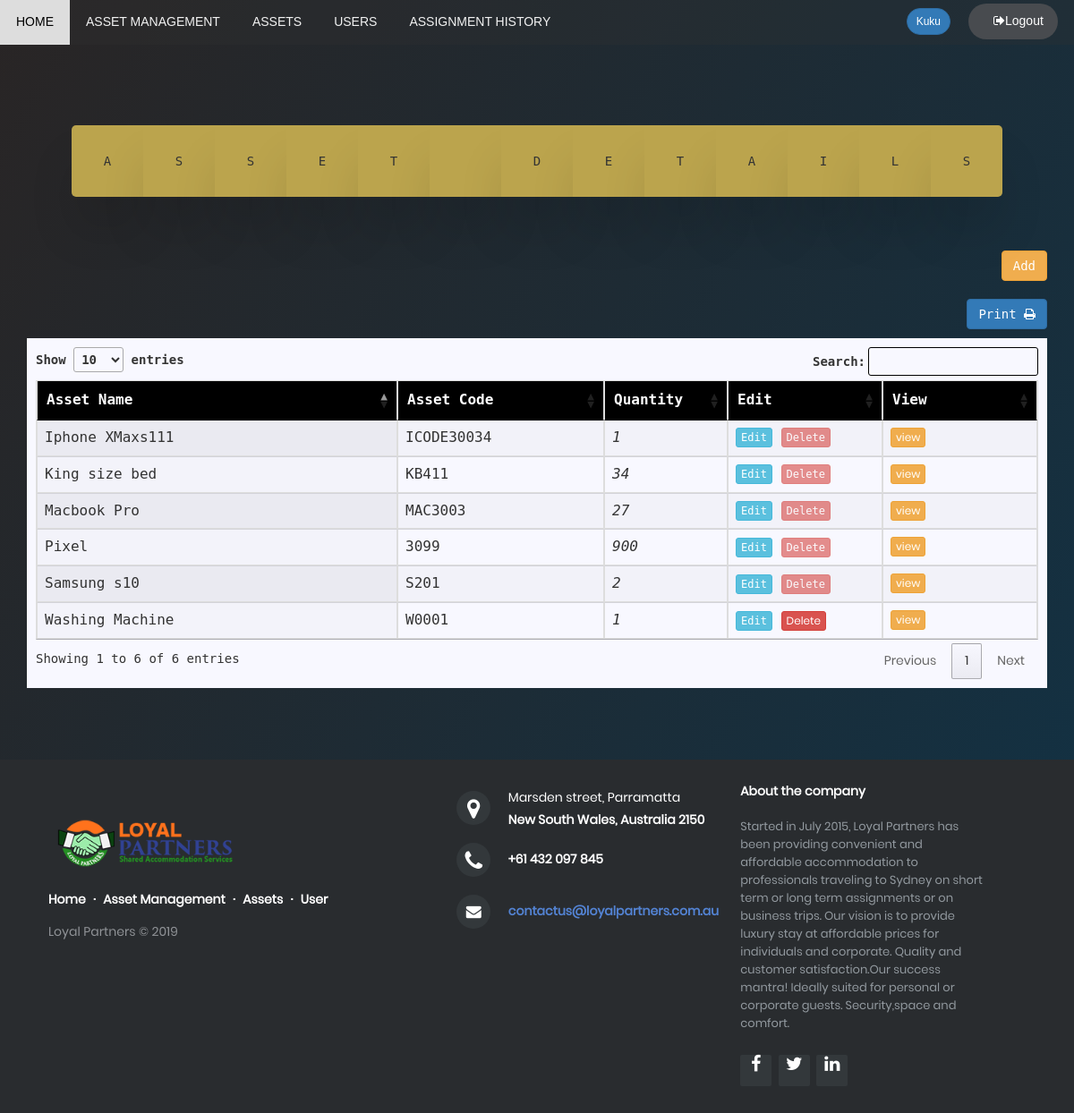
The page /admin/asset.php (signed in) on the database its author committed.
### tables this page shows
CREATE TABLE IF NOT EXISTS `ASSET` (
  `AssetId` int(10) NOT NULL,
  `AssetName` varchar(200) NOT NULL,
  `AssetCode` varchar(100) NOT NULL,
  `AssetDescription` text NOT NULL,
  `AssetUnitPrice` varchar(20) NOT NULL,
  `AssetQuantity` varchar(20) NOT NULL,
  `TempCount` int(11) DEFAULT '0',
  `AssetLocation` varchar(20) NOT NULL,
  `AssetNote` text
);

### admin/asset.php (the view, shortened to what this page needs)
<?php
require "../connect.php";
require "header.php";
?>
<div class="container">
<br /><br /><br>
<div class="text">
    <span>A</span>
    <span>S</span>
    <span>S</span>
    <span>E</span>
    <span>T</span>
    <span></span>
    <span>D</span>
    <span>E</span>
    <span>T</span>
    <span>A</span>
    <span>I</span>
    <span>L</span>
    <span style="border-radius: 0px 5px 5px 0px;">S</span>
</div>
        <?php $sql = mysqli_query($conn, "SELECT * FROM `ASSET`"); ?>
    <br />
    <div class="table-responsive">
        <?php if($_SESSION['type']=="1"){ ?>
        <div align="right">
            <button type="button" name="add" id="add" data-toggle="modal" data-target="#add_Modal" class="btn btn-warning">Add</button>
        </div>
        <?php
        }
        ?>
        ?><br>
        <div id="employee_table">
            <button style="float:right;margin-bottom: 10px;" class="btn btn-md btn-primary" onclick="window.print()">Print <i class="fa fa-print"></i></button>
            <table class="table table-bordered display" id="myTable">
                <thead>
                    <tr style="background-color: black;color: white;">
                        <th width="35%">Asset Name</th>
                        <th width="20%" class="hidden-xs">Asset Code</th>
                        <th width="12%">Quantity</th>
                        <?php if($_SESSION['type']=="1"){ ?>
                        <th width="15%" class="hi">Edit</th>
                        <?php }?>
                        <th width="15%" class="hi">View</th>
                    </tr>
                </thead>
                <tbody>
                    <?php
                    while ($result = mysqli_fetch_array($sql)) {
                        extract($result);
                        ?>
                        <tr>
                            <td><?php echo ucfirst($AssetName); ?></td>
                            <td class="hidden-xs"><?php echo strtoupper($AssetCode); ?></td>
                            <td><i><?php echo $AssetQuantity; ?></i></td>
                            <?php if($_SESSION['type']=="1"){ ?>
                            <td class="hi">
                                <input type="button" name="edit" data-toggle="modal" data-target="#add_data_Modal"  value="Edit" id="<?php echo $AssetId; ?>" class="btn btn-info btn-xs edit_data" />
                            <?php
                             $look = mysqli_query($conn, "SELECT * FROM `ASSIGN` WHERE `assetid`='" . $AssetName."'");
                            if (($look->num_rows) == 0) {?>
                            <a href="query.php?rem=<?php echo $AssetId?>" onClick="return confirm('Are you sure you want to delete asset?')"><input type="button" name="delete" value="Delete" id="<?php echo $AssetId; ?>" class="btn btn-danger btn-xs" /></a></td>  <?php }else{
                                echo "<button class='btn btn-xs btn-danger' disabled  data-toggle='tooltip' title='Asset Assigned to user. Release first.'>Delete</button>";
                }
                            }
?>
                            <td class="hi"><a href="asset.php?id=<?php echo $AssetId; ?>"><input type="button" name="view" value="view" id="<?php echo $AssetId; ?>" class="btn btn-warning btn-xs view_data" /></a></td>
                        </tr>
                        <?php
                    }
                    ?>
                </tbody>
            </table>
        </div>
    </div>
    <br>
<br>
<br>
<br>
</div>
<?php include "footer.php"; ?>

### admin/header.php (shortened to what this page needs)
<head>
    <link rel="stylesheet" type="text/css" href="../fonts/font-awesome-4.7.0/css/font-awesome.min.css">
    <link rel="stylesheet" type="text/css" href="../vendor/animate/animate.css">
    <link rel="stylesheet" type="text/css" href="../vendor/css-hamburgers/hamburgers.min.css">
    <link rel="stylesheet" type="text/css" href="../vendor/select2/select2.min.css">
    <link rel="stylesheet" type="text/css" href="https://cdn.datatables.net/1.10.19/css/jquery.dataTables.min.css">
    <link rel="stylesheet" type="text/css" href="../css/util.css">
    <link rel="stylesheet" type="text/css" href="../css/main.css">
    <link rel="stylesheet" type="text/css" href="../css/footer.css">
    <link rel="stylesheet" type="text/css" href="http://ajax.aspnetcdn.com/ajax/jquery.dataTables/1.9.4/css/jquery.dataTables.css">
    <link rel="stylesheet" href="https://maxcdn.bootstrapcdn.com/bootstrap/3.4.0/css/bootstrap.min.css">
</head>
<body>
    <div class="topnav" id="myTopnav">
        <a href="dashboard.php" class="btnnav" style="padding:13px 18px">HOME</a>
        <a href="management.php" class="btnnav" style="padding:13px 18px">ASSET MANAGEMENT</a>
        <a href="asset.php" class="btnnav" style="padding:13px 18px">ASSETS</a>
        <a href="user.php" class="btnnav" style="padding:13px 18px">USERS</a>
        <a href="history.php" class="btnnav" style="padding:13px 18px">ASSIGNMENT HISTORY</a>
        <div style="float:right;">
            <?php
            if ($_SESSION['empid'] != 'admin') {
                echo '<strong style="color:white;float:left;padding: 9px 2px;"><a href="user.php?id=' . $_SESSION['empid'] . '" style="float: right; padding: 0px;"><button class="btn btn-sm btn-primary" style="border-radius:16px;">' . ucfirst($_SESSION['username']) . '</button></a></strong>';
            } else {
                echo '<strong style="color:white;float:left;padding: 9px 2px;"><button class="btn btn-sm btn-primary" style="border-radius:16px;margin-left:4px;">' . ucfirst($_SESSION['username']) . '</button></strong>';
            }
            ?>
            <?php if ($_SESSION['type'] == "1") { ?>
                <a href="logout.php" class="l" style="float: right;"><button class="logout"><i class="fa fa-sign-out"></i>Logout</button></a>
            <?php } else { ?><a href="../logout.php" class="l" style="float: right;"><button class="logout"><i class="fa fa-sign-out"></i>Logout</button></a><?php }?>
        </div>
    </div>

### admin/footer.php (shortened to what this page needs)
<footer class="footer-distributed ph">
			<div class="footer-left">
				      <div><a href="<?php echo "dashboard.php"; ?>"> <img src="../images/fav.png" class="logo" width="208" height="65" style="padding-left: 10px;margin-top:34px;"></a></div>
				<p class="footer-links">
                                    <a href="dashboard.php" style="padding-right: 5px">Home </a>
					·
                                        <a href="management.php" style="padding: 0px 5px;">Asset Management </a>
					·
                                        <a href="asset.php" style="padding: 0px 5px;">Assets</a>
					·
                                        <a href="user.php" style="padding-left: 5px">User</a>
				</p>
				<p class="footer-company-name">Loyal Partners &copy; 2019</p>
			</div>
			<div class="footer-center">
				<div>
					<i class="fa fa-map-marker"></i>
					<p><span>Marsden street, Parramatta</span> New South Wales, Australia 2150</p>
				</div>
				<div>
					<i class="fa fa-phone"></i>
					<p>+61 432 097 845</p>
				</div>
				<div>
					<i class="fa fa-envelope"></i>
					<p><a href="mailto:support@company.com">contactus@loyalpartners.com.au</a></p>
				</div>
			</div>
			<div class="footer-right">
				<p class="footer-company-about ph">
					<span>About the company</span>
					Started in July 2015, Loyal Partners has been providing convenient and affordable accommodation to professionals traveling to Sydney on short term or long term assignments or on business trips. Our vision is to provide luxury stay at affordable prices for individuals and corporate. Quality and customer satisfaction.Our success mantra! Ideally suited for personal or corporate guests. Security,space and comfort.
				</p>
				<div class="footer-icons">
					<a href="https://www.facebook.com/sharedaccommodation"><i class="fa fa-facebook"></i></a>
					<a href="https://twitter.com/loyalpartners?lang=en"><i class="fa fa-twitter"></i></a>
					<a href="https://au.linkedin.com/company/loyalty-partner"><i class="fa fa-linkedin"></i></a>
				</div>
			</div>
		</footer>
	</body>
</html>

### css/main.css (style rules this page uses)
.logout { background:#484B4F; width: 100px; cursor:pointer; border-radius:50px; padding:8px 0px 8px 0; color:White; font-size:14px; text-align:left; text-indent:14px; display:block; margin:0 auto; -webkit-transition-timing-function: ease-in-out; -webkit-transition-duration: .4s; -webkit-transition-property: all; -moz-transition-timing-function: ease-in-out; -moz-transition-duration: .4s; -moz-transition-property: all; }
.btnnav { border: none; outline: none; padding: 10px 16px; cursor: pointer; }
.topnav { background-color: #33333347; overflow: hidden; position: fixed; top: 0; width: 100%; z-index: 4444444444; }
.topnav a { float: left; display: block; color: #f2f2f2; text-align: center; padding: 4px 18px; text-decoration: none; font-size: 14px; font-family: sans-serif; }
* { margin: 0px; padding: 0px; box-sizing: border-box; }
body, html { height: 100%; font-family: "monospace","Trebuchet MS" !important; background-image: linear-gradient(120deg, #292525 0%, #0c2e42fa 100%); }
a { font-family: Poppins-Regular; font-size: 14px; line-height: 1.7; color: #666666; margin: 0px; transition: all 0.4s; -webkit-transition: all 0.4s; -o-transition: all 0.4s; -moz-transition: all 0.4s; }
p { font-family: Poppins-Regular; font-size: 14px; line-height: 1.7; color: #666666; margin: 0px; }
input { outline: none; border: none; }
button { outline: none !important; border: none; background: transparent; }
.text { display: flex; justify-content: center; margin-top: 15vh; -webkit-transform: translateY(-50%); transform: translateY(-50%); text-align: center; transition: -webkit-transform .3s ease-in-out; transition: transform .3s ease-in-out; transition: transform .3s ease-in-out, -webkit-transform .3s ease-in-out; }
.text > span { display: block; cursor: pointer; background-color: #bba44d; width: 80px; height: 80px; line-height: 80px; transition: color .3s ease-in-out, background-color .3s ease-in-out, -webkit-transform .3s ease-in-out; transition: transform .3s ease-in-out, color .3s ease-in-out, background-color .3s ease-in-out; transition: transform .3s ease-in-out, color .3s ease-in-out, background-color .3s ease-in-out, -webkit-transform .3s ease-in-out; box-shadow: 0 40px 50px rgba(0, 0, 0, 0.1); }
.text > span:first-child { border-radius: 5px 0 0 5px; }

### css/footer.css (style rules this page uses)
.footer-distributed { background-color: #292c2f; box-shadow: 0 1px 1px 0 rgba(0, 0, 0, 0.12); box-sizing: border-box; width: 100%; text-align: left; font: bold 16px sans-serif; padding: 25px 54px; }
.footer-distributed .footer-left, .footer-distributed .footer-center, .footer-distributed .footer-right { display: inline-block; vertical-align: top; }
.footer-distributed .footer-left { width: 40%; }
.footer-distributed .footer-links { color: #ffffff; margin: 20px 0 12px; padding: 0; }
.footer-distributed .footer-links a { display:inline-block; line-height: 1.8; text-decoration: none; color: inherit; }
.footer-distributed .footer-company-name { color: #8f9296; font-size: 14px; font-weight: normal; margin: 0; }
.footer-distributed .footer-center { width: 30%; }
.footer-distributed .footer-center i { background-color: #33383b; color: #ffffff; font-size: 25px; width: 38px; height: 38px; border-radius: 50%; text-align: center; line-height: 42px; margin: 10px 15px; vertical-align: middle; }
.footer-distributed .footer-center i.fa-envelope { font-size: 17px; line-height: 38px; }
.footer-distributed .footer-center p { display: inline-block; color: #ffffff; vertical-align: middle; margin:0; }
.footer-distributed .footer-center p span { display:block; font-weight: normal; font-size:14px; line-height:2; }
.footer-distributed .footer-center p a { color: #5383d3; text-decoration: none;; }
.footer-distributed .footer-right { width: 25%; }
.footer-distributed .footer-company-about { line-height: 20px; color: #92999f; font-size: 13px; font-weight: normal; margin: 0; }
.footer-distributed .footer-company-about span { display: block; color: #ffffff; font-size: 14px; font-weight: bold; margin-bottom: 20px; }
.footer-distributed .footer-icons { margin-top: 25px; }
.footer-distributed .footer-icons a { display: inline-block; width: 35px; height: 35px; cursor: pointer; background-color: #33383b; border-radius: 2px; font-size: 20px; color: #ffffff; text-align: center; line-height: 35px; margin-right: 3px; margin-bottom: 5px; }

### rows shown on the page
asset: AssetName "Iphone XMaxs111", AssetCode "ICODE30034", AssetQuantity "1", shows "Delete"
asset: AssetName "Macbook Pro", AssetCode "MAC3003", AssetQuantity "27", shows "Delete"
asset: AssetName "Pixel", AssetCode "3099", AssetQuantity "900", shows "Delete"
asset: AssetName "Washing Machine", AssetCode "W0001", AssetQuantity "1"
asset: AssetName "Samsung s10", AssetCode "S201", AssetQuantity "2", shows "Delete"
asset: AssetName "King size bed", AssetCode "KB411", AssetQuantity "34", shows "Delete"

### other values the page prints
$_SESSION['username'] "Kuku"
